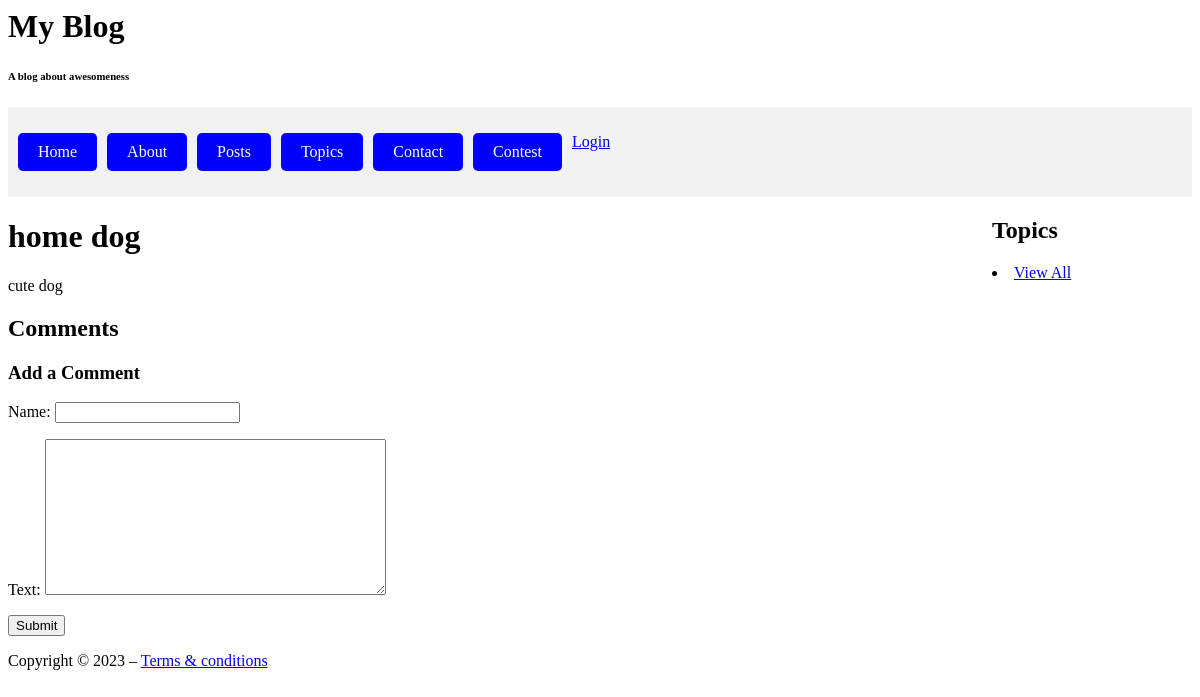
Page /posts/1/ on the earlier database version.
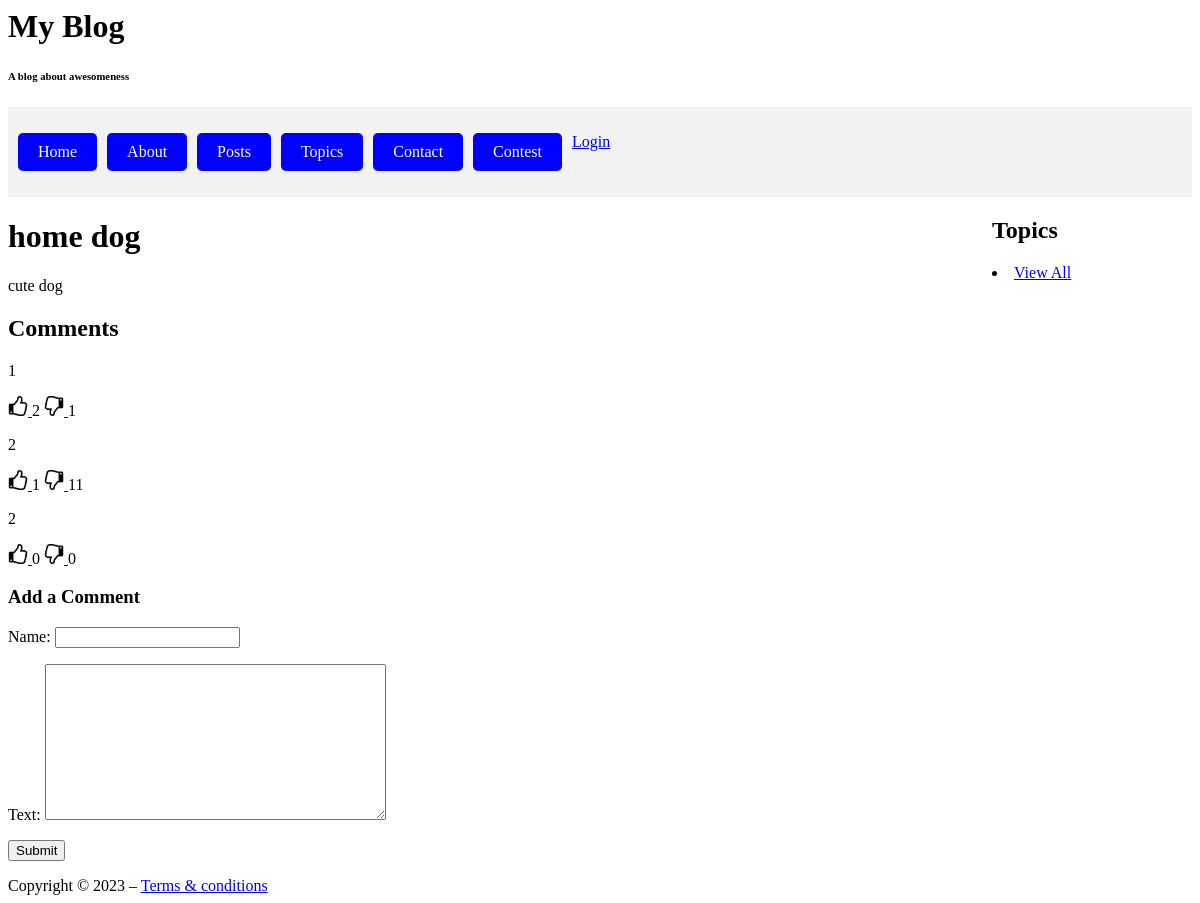
Same page on the later database version.
### blog/models.py (models this page shows, shortened)
class Post(models.Model):
    topic = models.ForeignKey(Topic, on_delete=models.CASCADE)
    title = models.CharField(max_length=200)
    content = models.TextField()
    published_date = models.DateTimeField(default=timezone.now)
    objects = PublishedManager()  # Use the custom manager directly

class Comment(models.Model):
    user = models.ForeignKey(get_user_model(), on_delete=models.CASCADE)  # a reference to the user who made the comment
    post = models.ForeignKey(Post, on_delete=models.CASCADE)  # a reference to the post on which the comment was made
    name = models.CharField(max_length=255, blank=True)  # the name of the user who wrote the comment
    text = models.TextField()  # the content of the comment
    likes = models.PositiveIntegerField(default=0)  # the number of likes the comment has received
    dislikes = models.PositiveIntegerField(default=0)  # the number of dislikes the comment has received
    created_at = models.DateTimeField(auto_now_add=True)  # the time the comment was created
    updated_at = models.DateTimeField(auto_now=True)  # the last time the comment was updated

### blog/views.py (the view)
# urls.py: path('posts/<int:pk>/', PostDetailView.as_view(), name='post_detail'),
class PostDetailView(DetailView):
    model = Post
    template_name = 'post_detail.html'  # Update this to your post detail template
    context_object_name = 'post'
    def get_context_data(self, **kwargs):
        context = super().get_context_data(**kwargs)
        context['comments'] = Comment.objects.filter(post=self.object)
        context['comment_form'] = CommentForm()  # Add this line
        return context

### blog/forms.py
class CommentForm(forms.ModelForm):
    class Meta:
        model = Comment
        fields = ('name', 'text',)
    def __init__(self, *args, **kwargs):
        self.request = kwargs.pop('request', None)
        super(CommentForm, self).__init__(*args, **kwargs)

### blog/context_processors.py (called while the page is built)
def base_context(request):
    top_topics = Topic.objects.annotate(post_count=Count('post')).order_by('-post_count')[:5]  # Update this line
    return {'top_topics': top_topics}

### blog/templates/post_detail.html (shortened to what this page needs)
{% extends "base.html" %}
{% load static %}
{% block content %}
    <h1>{{ post.title }}</h1>
    <p>{{ post.content }}</p>
    <h2>Comments</h2>
  {% for comment in comments %}
    <p>{{ comment.text }}</p>
    <a href="#" class="like-button" data-comment-id="{{ comment.id }}">
        <img src="{% static 'blog/thumbsup.png' %}" alt="Like">
    </a>
    <span id="like-count-{{ comment.id }}">{{ comment.likes }}</span>
    <a href="#" class="dislike-button" data-comment-id="{{ comment.id }}">
        <img src="{% static 'blog/thumbsdown.png' %}" alt="Dislike">
    </a>
    <span id="dislike-count-{{ comment.id }}">{{ comment.dislikes }}</span>
{% endfor %}
    <h3>Add a Comment</h3>
    <form action="{% url 'post_comment' post.id %}" method="post">
        {{ comment_form.as_p }}
        <button type="submit">Submit</button>
    </form>
{% endblock %}

### blog/templates/base.html (shortened to what this page needs)
{% load static %}
<html lang="en">
<head>
</head>
<body>
<h1>My Blog</h1>
<h6>A blog about awesomeness</h6>
<header>
    <ul class="header-buttons">
        <li><a href="{% url 'home' %}">Home</a></li>
        <li><a href="{% url 'about' %}">About</a></li>
        <li><a href="{% url 'posts' %}">Posts</a></li>
        <li><a href="{% url 'topic-list' %}">Topics</a> </li>
        <li><a href="{% url 'contact' %}">Contact</a></li>
        <li><a href="{% url 'contest' %}">Contest</a></li>
        {% if user.is_authenticated %}
            <a href="{% url 'logout' %}">Logout</a>
        {% else %}
            <a href="{% url 'login' %}">Login</a>
        {% endif %}
    </ul>
</header>
<aside class="sidebar">
    <h2>Topics</h2>
    <li><a href="{% url 'topic-list' %}">View All</a></li>
</aside>
<main>
    {% block content %}{% endblock %}
</main>
<footer id="site-footer">
    Copyright &copy; {% now 'Y' %} –
    <a href="{% url "terms-and-conditions" %}">Terms & conditions</a>
</footer>
</body>
</html>

### blog/templates/base.html (style rules this page uses)
header { background-color: #f2f2f2; padding: 10px; }
.header-buttons { list-style: none; padding: 0; display: flex; #justify-content: space-between; }
.sidebar { float: right; width: 200px; }
.header-buttons li { display: inline-block; margin-right: 10px; }
.header-buttons li a { display: inline-block; padding: 10px 20px; background-color: blue; color: white; text-decoration: none; border-radius: 5px; }

### blog/templates/post_detail.html (style rules this page uses)
.like-button img, .dislike-button img { width: 20px; height: 20px; }

Differences in the rows shown:
added Comment: text "1", likes "2", dislikes "1"
added Comment: text "2", likes "1", dislikes "11"
added Comment: text "2", likes "0", dislikes "0"
